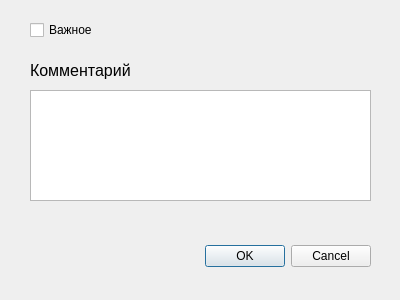
<?xml version="1.0" encoding="UTF-8"?>
<ui version="4.0">
 <class>Dialog</class>
 <widget class="QDialog" name="Dialog">
  <property name="geometry">
   <rect>
    <x>0</x>
    <y>0</y>
    <width>400</width>
    <height>300</height>
   </rect>
  </property>
  <property name="windowTitle">
   <string>Dialog</string>
  </property>
  <widget class="QDialogButtonBox" name="buttonBox">
   <property name="geometry">
    <rect>
     <x>30</x>
     <y>240</y>
     <width>341</width>
     <height>32</height>
    </rect>
   </property>
   <property name="orientation">
    <enum>Qt::Horizontal</enum>
   </property>
   <property name="standardButtons">
    <set>QDialogButtonBox::Cancel|QDialogButtonBox::Ok</set>
   </property>
  </widget>
  <widget class="QLabel" name="commentabel">
   <property name="geometry">
    <rect>
     <x>30</x>
     <y>50</y>
     <width>111</width>
     <height>41</height>
    </rect>
   </property>
   <property name="font">
    <font>
     <pointsize>12</pointsize>
    </font>
   </property>
   <property name="text">
    <string>Комментарий</string>
   </property>
  </widget>
  <widget class="QCheckBox" name="importantCheckBox">
   <property name="geometry">
    <rect>
     <x>30</x>
     <y>20</y>
     <width>75</width>
     <height>20</height>
    </rect>
   </property>
   <property name="font">
    <font>
     <strikeout>false</strikeout>
     <kerning>true</kerning>
    </font>
   </property>
   <property name="text">
    <string>Важное</string>
   </property>
  </widget>
  <widget class="QTextEdit" name="commentEdit">
   <property name="geometry">
    <rect>
     <x>30</x>
     <y>90</y>
     <width>341</width>
     <height>111</height>
    </rect>
   </property>
  </widget>
 </widget>
 <resources/>
 <connections>
  <connection>
   <sender>buttonBox</sender>
   <signal>accepted()</signal>
   <receiver>Dialog</receiver>
   <slot>accept()</slot>
   <hints>
    <hint type="sourcelabel">
     <x>248</x>
     <y>254</y>
    </hint>
    <hint type="destinationlabel">
     <x>157</x>
     <y>274</y>
    </hint>
   </hints>
  </connection>
  <connection>
   <sender>buttonBox</sender>
   <signal>rejected()</signal>
   <receiver>Dialog</receiver>
   <slot>reject()</slot>
   <hints>
    <hint type="sourcelabel">
     <x>316</x>
     <y>260</y>
    </hint>
    <hint type="destinationlabel">
     <x>286</x>
     <y>274</y>
    </hint>
   </hints>
  </connection>
 </connections>
</ui>
